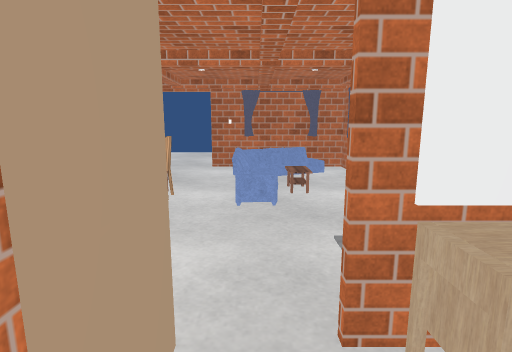
View 1 (above)

12 first-person views from a walk through a 3-D level made in the Unity game engine. The camera is 1.5 m above the floor, tilts 10° down and sees 80° across. Doors are open. The floor is counted in squares, 1 m on a side. Each view is taken from the middle of a square. On the plan, view 1 faces up. The plan holds only what a view shows up to about 15 squares ahead; the rest is blank. The player is left out. Some surface patterns are stand-ins.

View 2
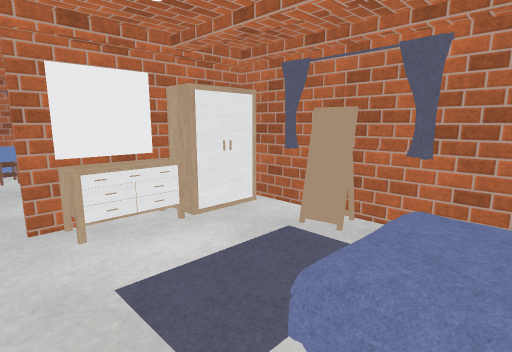

View 3
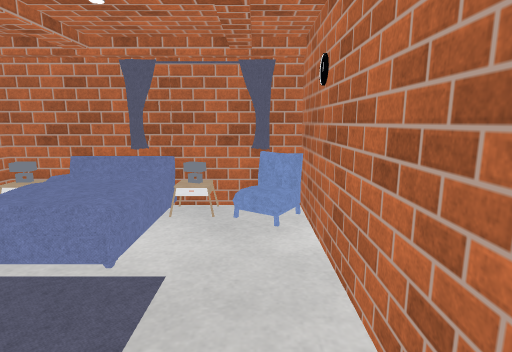

View 4
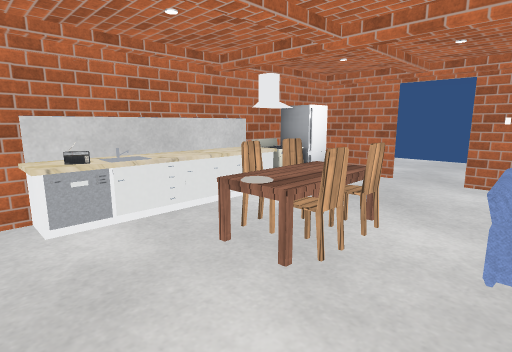

View 5
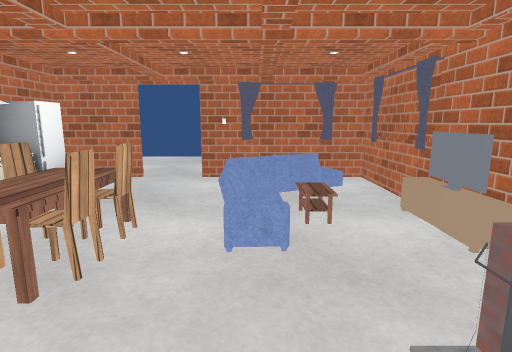

View 6
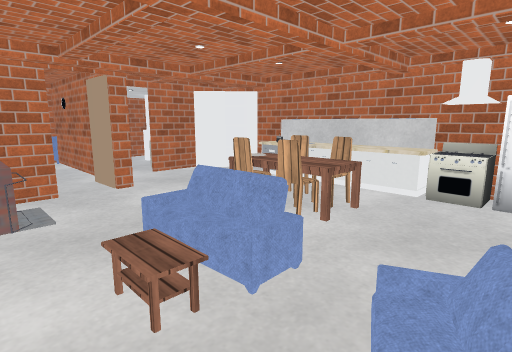

View 7
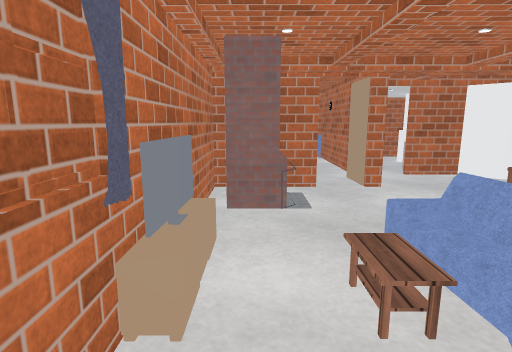

View 8
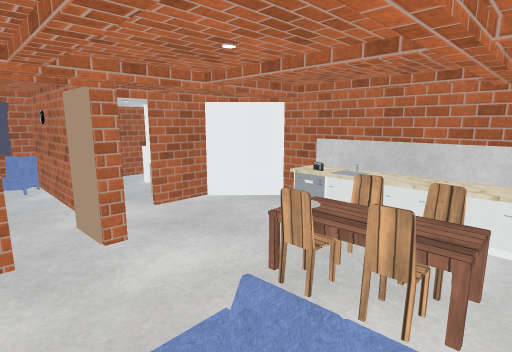

View 9
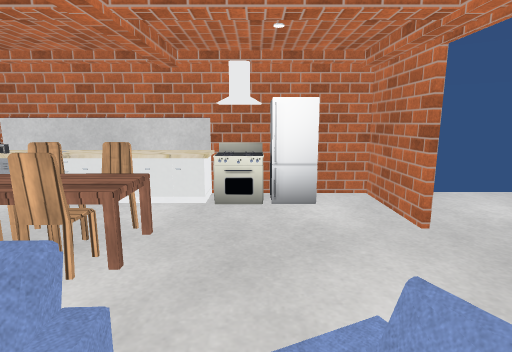

View 10
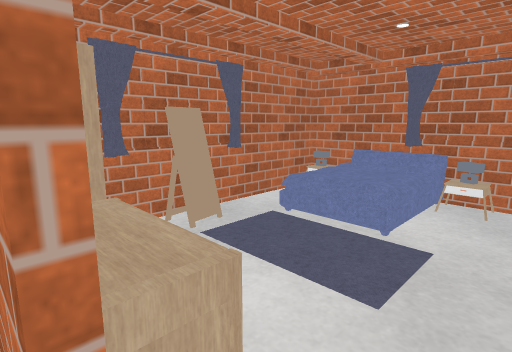

View 11
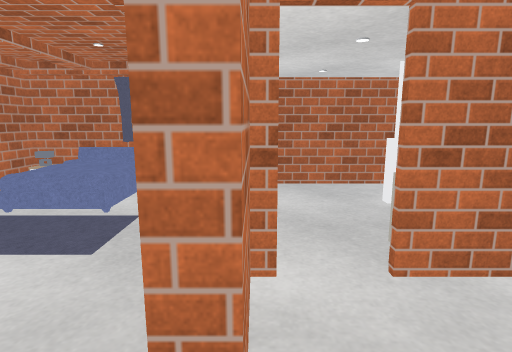

View 12
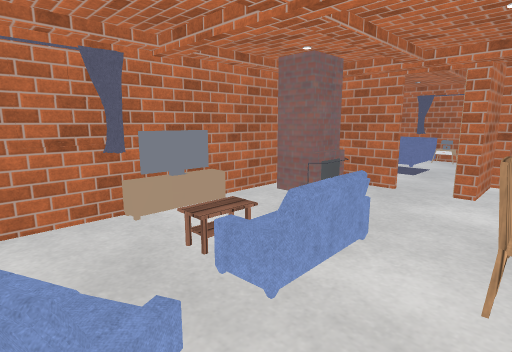

### Floor plan
Key: @ floor where view 1 was taken; # wall or solid block; . floor; / step, stairs or slope; D open door; O other object.
Columns run from 6 left of view 1 to 5 right of it. Each row starts with its distance up from view 1.
 15   ...
 14   ...
 13  ....
 12  ....
 11  ....
 10 ###DD#####
  9 #O....O//#
  8 #O.......#
  7 #O....O/.O
  6 #O.OO.O..O
  5 #O.OO.O..#
  4 #O.OO...O#
  3 #O.....OO#
  2 #D.....##O
  1 #D#..#.OOOO#
  0  #O#D#@...##
 -1   OOD#....##
 -2    ..#..OO#
 -3  OO..#..OO#
 -4   ####OOOO#
 -5     #######

Positions as (right, up) in squares from view 1, and headings:
1: (0, 0), facing up
2: (0, -3), facing up-right
3: (0, 1), facing down
4: (0, 2), facing up-left
5: (0, 2), facing up
6: (2, 9), facing down-left
7: (2, 9), facing down
8: (1, 7), facing down-left
9: (1, 8), facing left
10: (0, 2), facing down-right
11: (-1, 3), facing down
12: (-2, 9), facing down-right
